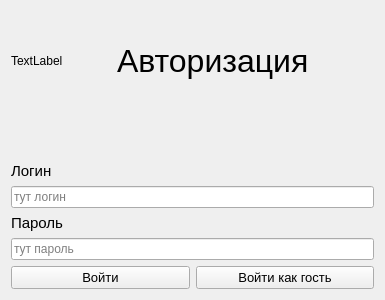
<?xml version="1.0" encoding="UTF-8"?>
<ui version="4.0">
 <class>AuthForm</class>
 <widget class="QWidget" name="AuthForm">
  <property name="geometry">
   <rect>
    <x>0</x>
    <y>0</y>
    <width>385</width>
    <height>300</height>
   </rect>
  </property>
  <property name="windowTitle">
   <string>Авторизация</string>
  </property>
  <layout class="QVBoxLayout" name="verticalLayout_2">
   <item>
    <layout class="QVBoxLayout" name="verticalLayout">
     <item>
      <layout class="QHBoxLayout" name="horizontalLayout_2">
       <item>
        <widget class="QLabel" name="label_for_logo">
         <property name="minimumSize">
          <size>
           <width>100</width>
           <height>0</height>
          </size>
         </property>
         <property name="maximumSize">
          <size>
           <width>100</width>
           <height>16777215</height>
          </size>
         </property>
         <property name="text">
          <string>TextLabel</string>
         </property>
        </widget>
       </item>
       <item alignment="Qt::AlignVCenter">
        <widget class="QLabel" name="label_3">
         <property name="minimumSize">
          <size>
           <width>100</width>
           <height>100</height>
          </size>
         </property>
         <property name="font">
          <font>
           <pointsize>24</pointsize>
          </font>
         </property>
         <property name="text">
          <string>Авторизация</string>
         </property>
        </widget>
       </item>
      </layout>
     </item>
     <item>
      <spacer name="verticalSpacer">
       <property name="orientation">
        <enum>Qt::Vertical</enum>
       </property>
       <property name="sizeHint" stdset="0">
        <size>
         <width>20</width>
         <height>40</height>
        </size>
       </property>
      </spacer>
     </item>
     <item>
      <widget class="QLabel" name="label">
       <property name="font">
        <font>
         <pointsize>11</pointsize>
        </font>
       </property>
       <property name="text">
        <string>Логин</string>
       </property>
      </widget>
     </item>
     <item>
      <widget class="QLineEdit" name="lineEdit_login">
       <property name="placeholderText">
        <string>тут логин</string>
       </property>
      </widget>
     </item>
     <item>
      <widget class="QLabel" name="label_2">
       <property name="font">
        <font>
         <pointsize>11</pointsize>
        </font>
       </property>
       <property name="text">
        <string>Пароль</string>
       </property>
      </widget>
     </item>
     <item>
      <widget class="QLineEdit" name="lineEdit_password">
       <property name="placeholderText">
        <string>тут пароль</string>
       </property>
      </widget>
     </item>
     <item>
      <layout class="QHBoxLayout" name="horizontalLayout">
       <item>
        <widget class="QPushButton" name="pushButton">
         <property name="font">
          <font>
           <pointsize>10</pointsize>
          </font>
         </property>
         <property name="text">
          <string>Войти</string>
         </property>
        </widget>
       </item>
       <item>
        <widget class="QPushButton" name="pushButton_2">
         <property name="font">
          <font>
           <pointsize>10</pointsize>
          </font>
         </property>
         <property name="text">
          <string>Войти как гость</string>
         </property>
        </widget>
       </item>
      </layout>
     </item>
    </layout>
   </item>
  </layout>
 </widget>
 <resources/>
 <connections/>
</ui>
